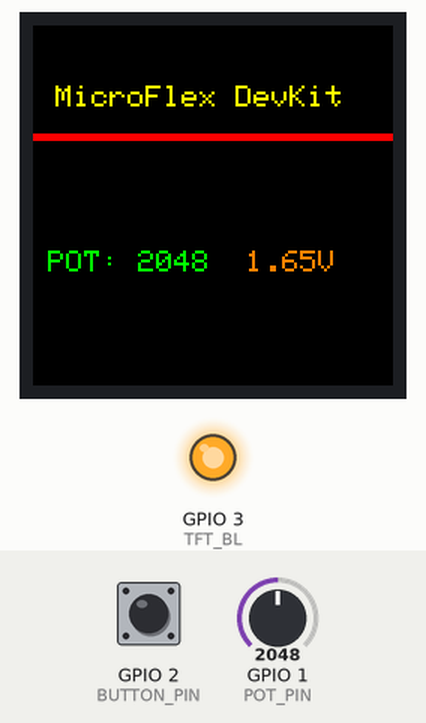
A sketch run on a simulated ESP32. Shown: 240×240 colour display, output pins drawn as LEDs (lit = HIGH). The inputs (shaded band) are chosen by the test bench; at power-on: GPIO 2 (BUTTON_PIN) HIGH, GPIO 1 (POT_PIN) = 2048. What the sketch prints to the serial monitor is not drawn.

Above: at 1.9 s.
2.0 s: GPIO 2 (BUTTON_PIN) pulled LOW for 1 s
At 2.9 s:
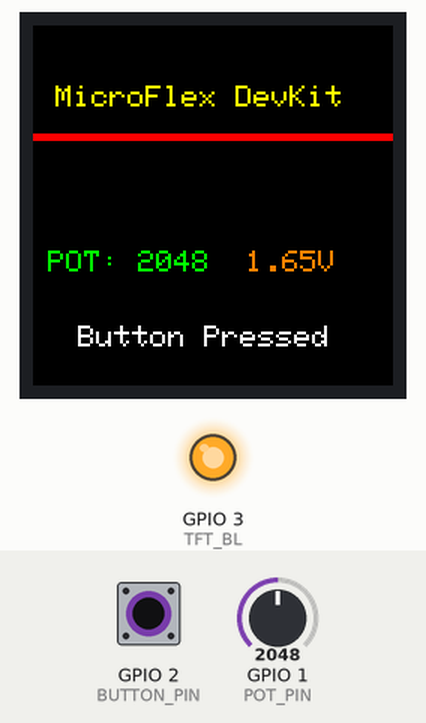
4.5 s: GPIO 1 (POT_PIN) set to 2093
At 5.2 s:
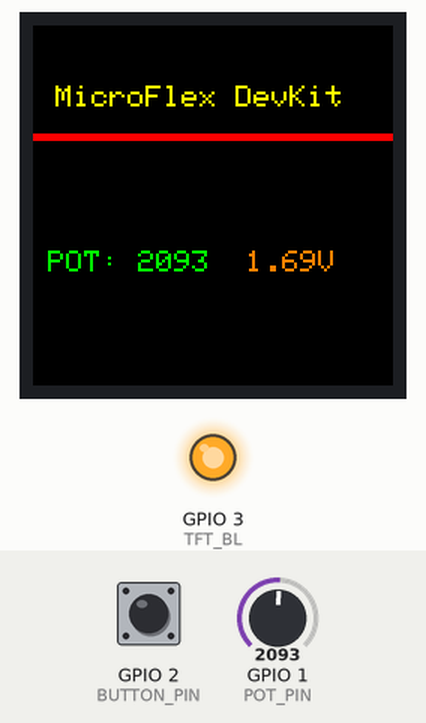
6.0 s: GPIO 2 (BUTTON_PIN) pulled LOW for 0.15 s
At 6.4 s:
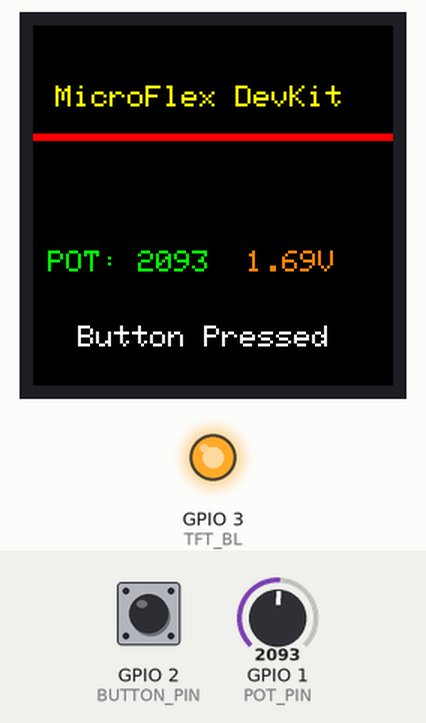
8.0 s: GPIO 1 (POT_PIN) set to 2047
At 9.0 s:
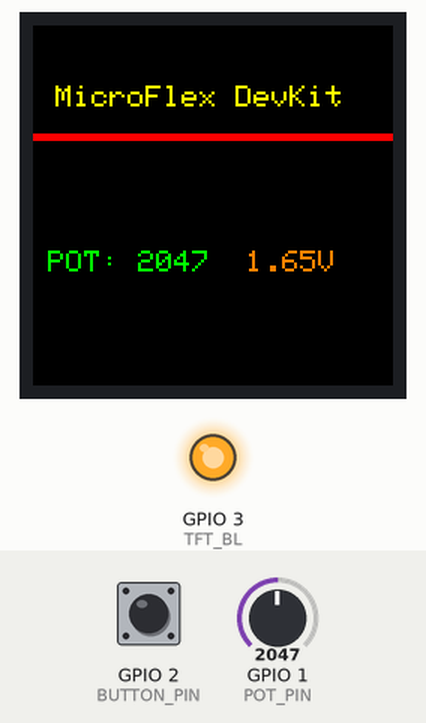
9.5 s: GPIO 2 (BUTTON_PIN) pulled LOW for 3.2 s
At 9.9 s:
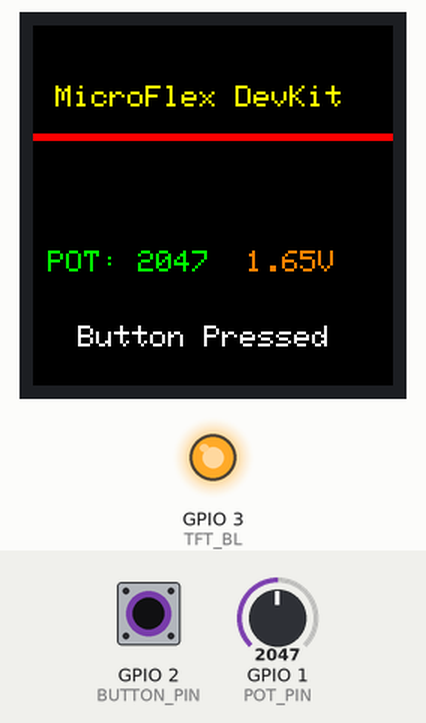
14.2 s: GPIO 1 (POT_PIN) set to 0
At 15.6 s:
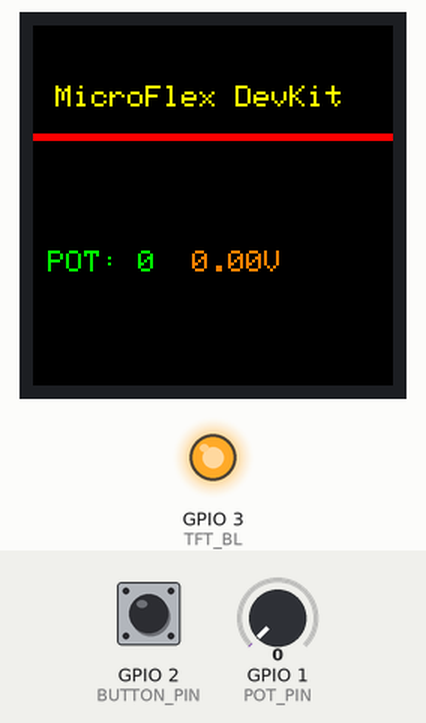
Timing chart, 0 to 16.7 s (numbered marks = the images above; inputs shaded):
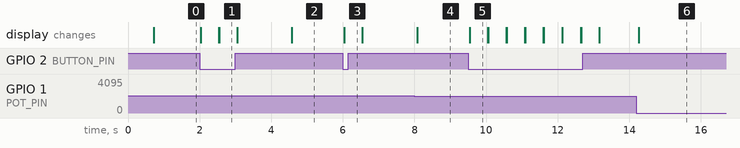

Measured:
- the behaviour switches between 2067 and 2068 on GPIO 1 (POT_PIN) (found by bisection; images 1 and 2)
- after the input at 2.0 s, the display: changes at once (image 1)
- after the input at 4.5 s, the display: changes after 0.08 s (image 2)
- after the input at 6.0 s, the display: changes at once (image 3)
- after the input at 8.0 s, the display: changes after 0.07 s (image 4)
- after the input at 9.5 s, the display: changes at once (image 5)
- after the input at 14.2 s, the display: changes after 0.06 s (image 6)

The sketch:

POT_Button_Display.ino
```cpp
// Interfacing code for Potentiometer, Button and LCD display with MicroFlex MCU board

#include <Adafruit_GFX.h>
#include <Adafruit_ST7789.h>
#include <SPI.h>

// =================== BOARD-SPECIFIC PIN SETUP ===================
#if defined(ESP32)
  #define TFT_DC     8
  #define TFT_CS     7
  #define TFT_CLK    6
  #define TFT_MOSI   5
  #define TFT_RST    4
  #define TFT_BL     3
  #define POT_PIN    1
  #define BUTTON_PIN 2

#elif defined(ARDUINO_RASPBERRY_PI_PICO) || defined(ARDUINO_RASPBERRY_PI_PICO_W)
  #define TFT_DC     12
  #define TFT_CS     13
  #define TFT_CLK    10
  #define TFT_MOSI   11
  #define TFT_RST    9
  #define TFT_BL     8
  #define POT_PIN    27
  #define BUTTON_PIN 7

#else
  #error "Board not supported! Define pin mapping for your board."
#endif

Adafruit_ST7789 tft = Adafruit_ST7789(TFT_CS, TFT_DC, TFT_MOSI, TFT_CLK, TFT_RST);

// Previous states
int prevPotRaw = -1;

void setup() {
  Serial.begin(9600);
  pinMode(TFT_BL, OUTPUT);
  digitalWrite(TFT_BL, HIGH);  // Turn on backlight

  pinMode(POT_PIN, INPUT);
  pinMode(BUTTON_PIN, INPUT);

  tft.init(240, 240);          // Init ST7789 display 240x240
  tft.setRotation(3);
  tft.fillScreen(ST77XX_BLACK);

  // Static welcome text
  tft.setTextColor(ST77XX_YELLOW);
  tft.setTextSize(2);
  tft.setCursor(15, 40);
  tft.print("MicroFlex DevKit");

  tft.fillRect(0, 72, 240, 5, ST77XX_RED);
  delay(500);
}

void loop() {
  int potRaw = analogRead(POT_PIN);
  float voltage = (potRaw / 4095.0) * 3.3;
  bool buttonPressed = digitalRead(BUTTON_PIN);
  const int potThreshold = 20;

  // Update potentiometer reading only if significantly changed
  if (abs(potRaw - prevPotRaw) >= potThreshold) {
    tft.fillRect(0, 150, 240, 40, ST77XX_BLACK);
    tft.setCursor(10, 150);
    tft.setTextColor(ST77XX_GREEN);
    tft.setTextSize(2);
    tft.print("POT: ");
    tft.print(potRaw);
    tft.print("  ");
    tft.setTextColor(ST77XX_ORANGE);
    tft.print(voltage, 2);
    tft.println("V");
    prevPotRaw = potRaw;
  }

  // Display button status when pressed, HIGH - normally and LOW - when pressed
  if (buttonPressed == 0) {
    tft.setCursor(30, 200);
    tft.setTextColor(ST77XX_WHITE);
    tft.setTextSize(2);
    tft.println("Button Pressed");

    delay(500);
    tft.fillRect(0, 200, 240, 30, ST77XX_BLACK);
  }

   // === Debug Info ===
  Serial.print("Raw: ");
  Serial.print(potRaw);
  Serial.print(" | Volt: ");
  Serial.print(voltage, 2);
  Serial.print(" V | Button: ");
  Serial.println(!buttonPressed ? "Pressed" : "Released");
  delay(10);
}
```
